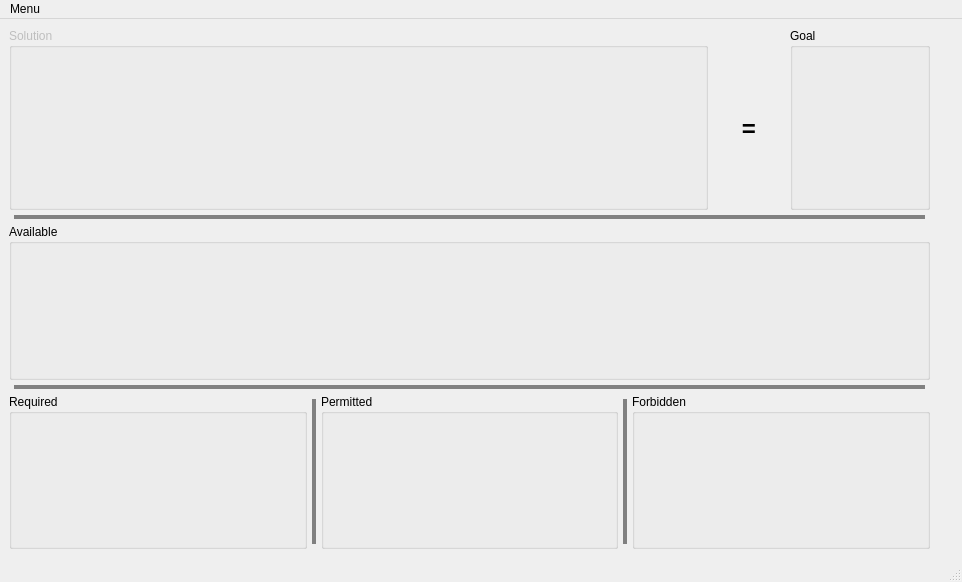
<?xml version="1.0" encoding="UTF-8"?>
<ui version="4.0">
 <class>MainWindow</class>
 <widget class="QMainWindow" name="MainWindow">
  <property name="geometry">
   <rect>
    <x>0</x>
    <y>0</y>
    <width>962</width>
    <height>582</height>
   </rect>
  </property>
  <property name="windowTitle">
   <string>Equations</string>
  </property>
  <widget class="QWidget" name="centralwidget">
   <widget class="QSplitter" name="splitterVertical">
    <property name="geometry">
     <rect>
      <x>9</x>
      <y>9</y>
      <width>921</width>
      <height>521</height>
     </rect>
    </property>
    <property name="styleSheet">
     <string notr="true">QSplitter::handle {
    background-color: #808080;
    margin: 5px;
}
QSplitter::handle:hover {
    background-color: #404040;
    margin: 5px;
}</string>
    </property>
    <property name="orientation">
     <enum>Qt::Orientation::Vertical</enum>
    </property>
    <property name="childrenCollapsible">
     <bool>false</bool>
    </property>
    <widget class="QWidget" name="widgetSolGoal" native="true">
     <layout class="QHBoxLayout" name="horizontalLayout" stretch="10,1,2">
      <item>
       <widget class="MatWidget" name="matSolution">
        <property name="enabled">
         <bool>false</bool>
        </property>
        <property name="title">
         <string>Solution</string>
        </property>
        <layout class="QHBoxLayout" name="horizontalLayout_7"/>
       </widget>
      </item>
      <item>
       <widget class="QLabel" name="labEqualsSign">
        <property name="font">
         <font>
          <pointsize>18</pointsize>
          <bold>true</bold>
         </font>
        </property>
        <property name="styleSheet">
         <string notr="true">margin-top: 20px;</string>
        </property>
        <property name="text">
         <string>=</string>
        </property>
        <property name="alignment">
         <set>Qt::AlignmentFlag::AlignCenter</set>
        </property>
       </widget>
      </item>
      <item>
       <widget class="MatWidget" name="matGoal">
        <property name="title">
         <string>Goal</string>
        </property>
        <layout class="QHBoxLayout" name="horizontalLayout_8"/>
       </widget>
      </item>
     </layout>
    </widget>
    <widget class="MatWidget" name="matAvailable">
     <property name="title">
      <string>Available</string>
     </property>
     <layout class="QHBoxLayout" name="horizontalLayout_2"/>
    </widget>
    <widget class="QWidget" name="widgetReqPerFor" native="true">
     <layout class="QHBoxLayout" name="horizontalLayout_6">
      <item>
       <widget class="QSplitter" name="splitterHorizontal">
        <property name="orientation">
         <enum>Qt::Orientation::Horizontal</enum>
        </property>
        <property name="childrenCollapsible">
         <bool>false</bool>
        </property>
        <widget class="MatWidget" name="matRequired">
         <property name="title">
          <string>Required</string>
         </property>
         <layout class="QHBoxLayout" name="horizontalLayout_4"/>
        </widget>
        <widget class="MatWidget" name="matPermitted">
         <property name="title">
          <string>Permitted</string>
         </property>
         <layout class="QHBoxLayout" name="horizontalLayout_5"/>
        </widget>
        <widget class="MatWidget" name="matForbidden">
         <property name="title">
          <string>Forbidden</string>
         </property>
         <layout class="QHBoxLayout" name="horizontalLayout_3"/>
        </widget>
       </widget>
      </item>
     </layout>
    </widget>
   </widget>
  </widget>
  <widget class="QMenuBar" name="menubar">
   <property name="geometry">
    <rect>
     <x>0</x>
     <y>0</y>
     <width>962</width>
     <height>23</height>
    </rect>
   </property>
   <widget class="QMenu" name="menuMenu">
    <property name="title">
     <string>Menu</string>
    </property>
    <addaction name="actionSettings"/>
    <addaction name="actionAdmin_Mode"/>
    <addaction name="actionReSeed"/>
    <addaction name="separator"/>
    <addaction name="actionReRoll"/>
    <addaction name="actionSet_Goal"/>
    <addaction name="actionAI_Turn"/>
    <addaction name="separator"/>
    <addaction name="actionExit"/>
   </widget>
   <addaction name="menuMenu"/>
  </widget>
  <widget class="QStatusBar" name="statusbar"/>
  <action name="actionReRoll">
   <property name="text">
    <string>ReRoll</string>
   </property>
  </action>
  <action name="actionExit">
   <property name="text">
    <string>Exit</string>
   </property>
  </action>
  <action name="actionSet_Goal">
   <property name="text">
    <string>Set Goal</string>
   </property>
  </action>
  <action name="actionReSeed">
   <property name="text">
    <string>ReSeed</string>
   </property>
  </action>
  <action name="actionAdmin_Mode">
   <property name="checkable">
    <bool>true</bool>
   </property>
   <property name="text">
    <string>Admin Mode</string>
   </property>
  </action>
  <action name="actionSettings">
   <property name="text">
    <string>Settings...</string>
   </property>
  </action>
  <action name="actionAI_Turn">
   <property name="text">
    <string>AI Turn</string>
   </property>
  </action>
 </widget>
 <customwidgets>
  <customwidget>
   <class>MatWidget</class>
   <extends>QGroupBox</extends>
   <header location="global">matwidget.h</header>
   <container>1</container>
  </customwidget>
 </customwidgets>
 <resources/>
 <connections/>
</ui>
